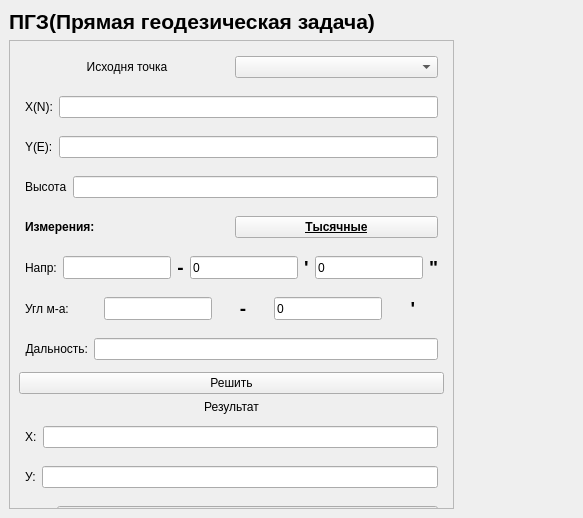
<?xml version="1.0" encoding="UTF-8"?>
<ui version="4.0">
 <class>WindowPGZ</class>
 <widget class="QMainWindow" name="WindowPGZ">
  <property name="geometry">
   <rect>
    <x>0</x>
    <y>0</y>
    <width>583</width>
    <height>518</height>
   </rect>
  </property>
  <property name="windowTitle">
   <string>MainWindow</string>
  </property>
  <widget class="QWidget" name="centralwidget">
   <layout class="QGridLayout" name="gridLayout_2">
    <item row="0" column="0">
     <layout class="QVBoxLayout" name="verticalLayout_2">
      <item>
       <widget class="QLabel" name="label_10">
        <property name="sizePolicy">
         <sizepolicy hsizetype="Preferred" vsizetype="Preferred">
          <horstretch>0</horstretch>
          <verstretch>0</verstretch>
         </sizepolicy>
        </property>
        <property name="font">
         <font>
          <pointsize>16</pointsize>
          <weight>75</weight>
          <bold>true</bold>
         </font>
        </property>
        <property name="autoFillBackground">
         <bool>false</bool>
        </property>
        <property name="text">
         <string>ПГЗ(Прямая геодезическая задача)</string>
        </property>
       </widget>
      </item>
      <item>
       <widget class="QScrollArea" name="scrollArea">
        <property name="verticalScrollBarPolicy">
         <enum>Qt::ScrollBarAlwaysOff</enum>
        </property>
        <property name="horizontalScrollBarPolicy">
         <enum>Qt::ScrollBarAlwaysOff</enum>
        </property>
        <property name="widgetResizable">
         <bool>true</bool>
        </property>
        <widget class="QWidget" name="scrollAreaWidgetContents">
         <property name="geometry">
          <rect>
           <x>0</x>
           <y>0</y>
           <width>466</width>
           <height>513</height>
          </rect>
         </property>
         <layout class="QGridLayout" name="gridLayout">
          <item row="0" column="0">
           <layout class="QVBoxLayout" name="verticalLayout">
            <item>
             <layout class="QHBoxLayout" name="horizontalLayout_2">
              <property name="spacing">
               <number>6</number>
              </property>
              <property name="leftMargin">
               <number>6</number>
              </property>
              <property name="topMargin">
               <number>6</number>
              </property>
              <property name="rightMargin">
               <number>6</number>
              </property>
              <property name="bottomMargin">
               <number>6</number>
              </property>
              <item>
               <widget class="QLabel" name="label">
                <property name="text">
                 <string>Исходня точка</string>
                </property>
                <property name="alignment">
                 <set>Qt::AlignCenter</set>
                </property>
               </widget>
              </item>
              <item>
               <widget class="QComboBox" name="comboBox"/>
              </item>
             </layout>
            </item>
            <item>
             <layout class="QHBoxLayout" name="horizontalLayout_7">
              <property name="spacing">
               <number>6</number>
              </property>
              <property name="leftMargin">
               <number>6</number>
              </property>
              <property name="topMargin">
               <number>6</number>
              </property>
              <property name="rightMargin">
               <number>6</number>
              </property>
              <property name="bottomMargin">
               <number>6</number>
              </property>
              <item>
               <widget class="QLabel" name="label_2">
                <property name="text">
                 <string>X(N):</string>
                </property>
               </widget>
              </item>
              <item>
               <widget class="QLineEdit" name="lineEdit">
                <property name="sizePolicy">
                 <sizepolicy hsizetype="Expanding" vsizetype="Preferred">
                  <horstretch>0</horstretch>
                  <verstretch>0</verstretch>
                 </sizepolicy>
                </property>
                <property name="minimumSize">
                 <size>
                  <width>227</width>
                  <height>0</height>
                 </size>
                </property>
                <property name="inputMethodHints">
                 <set>Qt::ImhFormattedNumbersOnly</set>
                </property>
                <property name="maxLength">
                 <number>10</number>
                </property>
                <property name="echoMode">
                 <enum>QLineEdit::Normal</enum>
                </property>
               </widget>
              </item>
             </layout>
            </item>
            <item>
             <layout class="QHBoxLayout" name="horizontalLayout_38">
              <property name="leftMargin">
               <number>6</number>
              </property>
              <property name="topMargin">
               <number>6</number>
              </property>
              <property name="rightMargin">
               <number>6</number>
              </property>
              <property name="bottomMargin">
               <number>6</number>
              </property>
              <item>
               <layout class="QHBoxLayout" name="horizontalLayout_8">
                <item>
                 <widget class="QLabel" name="label_3">
                  <property name="text">
                   <string>Y(E):</string>
                  </property>
                 </widget>
                </item>
                <item>
                 <widget class="QLineEdit" name="lineEdit_2">
                  <property name="sizePolicy">
                   <sizepolicy hsizetype="Expanding" vsizetype="Preferred">
                    <horstretch>0</horstretch>
                    <verstretch>0</verstretch>
                   </sizepolicy>
                  </property>
                  <property name="minimumSize">
                   <size>
                    <width>227</width>
                    <height>0</height>
                   </size>
                  </property>
                  <property name="inputMethodHints">
                   <set>Qt::ImhFormattedNumbersOnly</set>
                  </property>
                  <property name="maxLength">
                   <number>10</number>
                  </property>
                  <property name="echoMode">
                   <enum>QLineEdit::Normal</enum>
                  </property>
                 </widget>
                </item>
               </layout>
              </item>
             </layout>
            </item>
            <item>
             <layout class="QHBoxLayout" name="horizontalLayout_9">
              <property name="leftMargin">
               <number>6</number>
              </property>
              <property name="topMargin">
               <number>6</number>
              </property>
              <property name="rightMargin">
               <number>6</number>
              </property>
              <property name="bottomMargin">
               <number>6</number>
              </property>
              <item>
               <widget class="QLabel" name="label_4">
                <property name="text">
                 <string>Высота</string>
                </property>
               </widget>
              </item>
              <item>
               <widget class="QLineEdit" name="lineEdit_3">
                <property name="sizePolicy">
                 <sizepolicy hsizetype="Expanding" vsizetype="Preferred">
                  <horstretch>0</horstretch>
                  <verstretch>0</verstretch>
                 </sizepolicy>
                </property>
                <property name="inputMethodHints">
                 <set>Qt::ImhFormattedNumbersOnly</set>
                </property>
                <property name="maxLength">
                 <number>5</number>
                </property>
                <property name="echoMode">
                 <enum>QLineEdit::Normal</enum>
                </property>
               </widget>
              </item>
             </layout>
            </item>
            <item>
             <layout class="QHBoxLayout" name="horizontalLayout">
              <property name="leftMargin">
               <number>6</number>
              </property>
              <property name="topMargin">
               <number>6</number>
              </property>
              <property name="rightMargin">
               <number>6</number>
              </property>
              <property name="bottomMargin">
               <number>6</number>
              </property>
              <item>
               <widget class="QLabel" name="label_19">
                <property name="sizePolicy">
                 <sizepolicy hsizetype="Preferred" vsizetype="Preferred">
                  <horstretch>0</horstretch>
                  <verstretch>0</verstretch>
                 </sizepolicy>
                </property>
                <property name="minimumSize">
                 <size>
                  <width>0</width>
                  <height>0</height>
                 </size>
                </property>
                <property name="maximumSize">
                 <size>
                  <width>16777215</width>
                  <height>100</height>
                 </size>
                </property>
                <property name="font">
                 <font>
                  <weight>75</weight>
                  <bold>true</bold>
                 </font>
                </property>
                <property name="text">
                 <string>Измерения:</string>
                </property>
               </widget>
              </item>
              <item>
               <widget class="QPushButton" name="pushButton_2">
                <property name="sizePolicy">
                 <sizepolicy hsizetype="Preferred" vsizetype="Preferred">
                  <horstretch>0</horstretch>
                  <verstretch>0</verstretch>
                 </sizepolicy>
                </property>
                <property name="minimumSize">
                 <size>
                  <width>0</width>
                  <height>0</height>
                 </size>
                </property>
                <property name="maximumSize">
                 <size>
                  <width>16777215</width>
                  <height>16777215</height>
                 </size>
                </property>
                <property name="font">
                 <font>
                  <weight>75</weight>
                  <bold>true</bold>
                  <underline>true</underline>
                 </font>
                </property>
                <property name="tabletTracking">
                 <bool>false</bool>
                </property>
                <property name="text">
                 <string>Тысячные</string>
                </property>
               </widget>
              </item>
             </layout>
            </item>
            <item>
             <layout class="QHBoxLayout" name="horizontalLayout_3">
              <property name="leftMargin">
               <number>6</number>
              </property>
              <property name="topMargin">
               <number>6</number>
              </property>
              <property name="rightMargin">
               <number>6</number>
              </property>
              <property name="bottomMargin">
               <number>6</number>
              </property>
              <item>
               <widget class="QLabel" name="label_5">
                <property name="layoutDirection">
                 <enum>Qt::LeftToRight</enum>
                </property>
                <property name="text">
                 <string>Напр:</string>
                </property>
                <property name="alignment">
                 <set>Qt::AlignLeading|Qt::AlignLeft|Qt::AlignVCenter</set>
                </property>
               </widget>
              </item>
              <item>
               <widget class="QLineEdit" name="lineEdit_5">
                <property name="sizePolicy">
                 <sizepolicy hsizetype="Preferred" vsizetype="Preferred">
                  <horstretch>0</horstretch>
                  <verstretch>0</verstretch>
                 </sizepolicy>
                </property>
                <property name="minimumSize">
                 <size>
                  <width>0</width>
                  <height>0</height>
                 </size>
                </property>
                <property name="maximumSize">
                 <size>
                  <width>5000</width>
                  <height>16777215</height>
                 </size>
                </property>
                <property name="inputMethodHints">
                 <set>Qt::ImhDigitsOnly</set>
                </property>
                <property name="maxLength">
                 <number>3</number>
                </property>
                <property name="echoMode">
                 <enum>QLineEdit::Normal</enum>
                </property>
               </widget>
              </item>
              <item>
               <widget class="QLabel" name="label_9">
                <property name="maximumSize">
                 <size>
                  <width>50</width>
                  <height>16777215</height>
                 </size>
                </property>
                <property name="font">
                 <font>
                  <pointsize>14</pointsize>
                  <weight>75</weight>
                  <bold>true</bold>
                 </font>
                </property>
                <property name="text">
                 <string>-</string>
                </property>
                <property name="alignment">
                 <set>Qt::AlignCenter</set>
                </property>
               </widget>
              </item>
              <item>
               <widget class="QLineEdit" name="lineEdit_8">
                <property name="sizePolicy">
                 <sizepolicy hsizetype="Preferred" vsizetype="Preferred">
                  <horstretch>0</horstretch>
                  <verstretch>0</verstretch>
                 </sizepolicy>
                </property>
                <property name="minimumSize">
                 <size>
                  <width>0</width>
                  <height>0</height>
                 </size>
                </property>
                <property name="maximumSize">
                 <size>
                  <width>50000</width>
                  <height>16777215</height>
                 </size>
                </property>
                <property name="inputMethodHints">
                 <set>Qt::ImhDigitsOnly</set>
                </property>
                <property name="text">
                 <string>0</string>
                </property>
                <property name="maxLength">
                 <number>3</number>
                </property>
                <property name="echoMode">
                 <enum>QLineEdit::Normal</enum>
                </property>
               </widget>
              </item>
              <item>
               <widget class="QLabel" name="label_11">
                <property name="maximumSize">
                 <size>
                  <width>50</width>
                  <height>16777215</height>
                 </size>
                </property>
                <property name="font">
                 <font>
                  <pointsize>14</pointsize>
                  <weight>75</weight>
                  <bold>true</bold>
                 </font>
                </property>
                <property name="text">
                 <string>'</string>
                </property>
                <property name="alignment">
                 <set>Qt::AlignCenter</set>
                </property>
               </widget>
              </item>
              <item>
               <widget class="QLineEdit" name="lineEdit_10">
                <property name="enabled">
                 <bool>true</bool>
                </property>
                <property name="sizePolicy">
                 <sizepolicy hsizetype="Preferred" vsizetype="Preferred">
                  <horstretch>0</horstretch>
                  <verstretch>0</verstretch>
                 </sizepolicy>
                </property>
                <property name="minimumSize">
                 <size>
                  <width>0</width>
                  <height>0</height>
                 </size>
                </property>
                <property name="maximumSize">
                 <size>
                  <width>50000</width>
                  <height>16777215</height>
                 </size>
                </property>
                <property name="inputMethodHints">
                 <set>Qt::ImhDigitsOnly</set>
                </property>
                <property name="text">
                 <string>0</string>
                </property>
                <property name="maxLength">
                 <number>3</number>
                </property>
                <property name="echoMode">
                 <enum>QLineEdit::Normal</enum>
                </property>
               </widget>
              </item>
              <item>
               <widget class="QLabel" name="label_13">
                <property name="maximumSize">
                 <size>
                  <width>50</width>
                  <height>16777215</height>
                 </size>
                </property>
                <property name="font">
                 <font>
                  <pointsize>14</pointsize>
                  <weight>75</weight>
                  <bold>true</bold>
                 </font>
                </property>
                <property name="text">
                 <string>&quot;</string>
                </property>
                <property name="alignment">
                 <set>Qt::AlignCenter</set>
                </property>
               </widget>
              </item>
             </layout>
            </item>
            <item>
             <layout class="QHBoxLayout" name="horizontalLayout_4">
              <property name="leftMargin">
               <number>6</number>
              </property>
              <property name="topMargin">
               <number>6</number>
              </property>
              <property name="rightMargin">
               <number>6</number>
              </property>
              <property name="bottomMargin">
               <number>6</number>
              </property>
              <item>
               <widget class="QLabel" name="label_6">
                <property name="maximumSize">
                 <size>
                  <width>270</width>
                  <height>16777215</height>
                 </size>
                </property>
                <property name="layoutDirection">
                 <enum>Qt::LeftToRight</enum>
                </property>
                <property name="text">
                 <string>Угл м-а:</string>
                </property>
                <property name="alignment">
                 <set>Qt::AlignLeading|Qt::AlignLeft|Qt::AlignVCenter</set>
                </property>
               </widget>
              </item>
              <item>
               <widget class="QLineEdit" name="lineEdit_6">
                <property name="sizePolicy">
                 <sizepolicy hsizetype="Preferred" vsizetype="Preferred">
                  <horstretch>0</horstretch>
                  <verstretch>0</verstretch>
                 </sizepolicy>
                </property>
                <property name="minimumSize">
                 <size>
                  <width>0</width>
                  <height>0</height>
                 </size>
                </property>
                <property name="maximumSize">
                 <size>
                  <width>5000</width>
                  <height>16777215</height>
                 </size>
                </property>
                <property name="inputMethodHints">
                 <set>Qt::ImhFormattedNumbersOnly</set>
                </property>
                <property name="maxLength">
                 <number>2</number>
                </property>
                <property name="echoMode">
                 <enum>QLineEdit::Normal</enum>
                </property>
               </widget>
              </item>
              <item>
               <widget class="QLabel" name="label_8">
                <property name="maximumSize">
                 <size>
                  <width>50</width>
                  <height>16777215</height>
                 </size>
                </property>
                <property name="font">
                 <font>
                  <pointsize>14</pointsize>
                  <weight>75</weight>
                  <bold>true</bold>
                 </font>
                </property>
                <property name="text">
                 <string>-</string>
                </property>
                <property name="alignment">
                 <set>Qt::AlignCenter</set>
                </property>
               </widget>
              </item>
              <item>
               <widget class="QLineEdit" name="lineEdit_9">
                <property name="sizePolicy">
                 <sizepolicy hsizetype="Preferred" vsizetype="Preferred">
                  <horstretch>0</horstretch>
                  <verstretch>0</verstretch>
                 </sizepolicy>
                </property>
                <property name="minimumSize">
                 <size>
                  <width>0</width>
                  <height>0</height>
                 </size>
                </property>
                <property name="maximumSize">
                 <size>
                  <width>50000</width>
                  <height>16777215</height>
                 </size>
                </property>
                <property name="inputMethodHints">
                 <set>Qt::ImhDigitsOnly</set>
                </property>
                <property name="text">
                 <string>0</string>
                </property>
                <property name="maxLength">
                 <number>2</number>
                </property>
                <property name="echoMode">
                 <enum>QLineEdit::Normal</enum>
                </property>
               </widget>
              </item>
              <item>
               <widget class="QLabel" name="label_12">
                <property name="maximumSize">
                 <size>
                  <width>50</width>
                  <height>16777215</height>
                 </size>
                </property>
                <property name="font">
                 <font>
                  <pointsize>14</pointsize>
                  <weight>75</weight>
                  <bold>true</bold>
                 </font>
                </property>
                <property name="text">
                 <string>'</string>
                </property>
                <property name="alignment">
                 <set>Qt::AlignCenter</set>
                </property>
               </widget>
              </item>
             </layout>
            </item>
            <item>
             <layout class="QHBoxLayout" name="horizontalLayout_5">
              <property name="leftMargin">
               <number>6</number>
              </property>
              <property name="topMargin">
               <number>6</number>
              </property>
              <property name="rightMargin">
               <number>6</number>
              </property>
              <property name="bottomMargin">
               <number>6</number>
              </property>
              <item>
               <widget class="QLabel" name="label_7">
                <property name="layoutDirection">
                 <enum>Qt::LeftToRight</enum>
                </property>
                <property name="text">
                 <string>Дальность:</string>
                </property>
                <property name="alignment">
                 <set>Qt::AlignRight|Qt::AlignTrailing|Qt::AlignVCenter</set>
                </property>
               </widget>
              </item>
              <item>
               <widget class="QLineEdit" name="lineEdit_7">
                <property name="sizePolicy">
                 <sizepolicy hsizetype="Expanding" vsizetype="Preferred">
                  <horstretch>0</horstretch>
                  <verstretch>0</verstretch>
                 </sizepolicy>
                </property>
                <property name="inputMethodHints">
                 <set>Qt::ImhDigitsOnly</set>
                </property>
                <property name="maxLength">
                 <number>6</number>
                </property>
                <property name="echoMode">
                 <enum>QLineEdit::Normal</enum>
                </property>
               </widget>
              </item>
             </layout>
            </item>
            <item>
             <widget class="QPushButton" name="pushButton">
              <property name="sizePolicy">
               <sizepolicy hsizetype="Preferred" vsizetype="Preferred">
                <horstretch>0</horstretch>
                <verstretch>0</verstretch>
               </sizepolicy>
              </property>
              <property name="text">
               <string>Решить</string>
              </property>
             </widget>
            </item>
            <item>
             <widget class="QLabel" name="label_20">
              <property name="text">
               <string>Результат</string>
              </property>
              <property name="alignment">
               <set>Qt::AlignCenter</set>
              </property>
             </widget>
            </item>
            <item>
             <layout class="QHBoxLayout" name="horizontalLayout_6">
              <property name="leftMargin">
               <number>6</number>
              </property>
              <property name="topMargin">
               <number>6</number>
              </property>
              <property name="rightMargin">
               <number>6</number>
              </property>
              <property name="bottomMargin">
               <number>6</number>
              </property>
              <item>
               <widget class="QLabel" name="label_21">
                <property name="text">
                 <string>Х:</string>
                </property>
               </widget>
              </item>
              <item>
               <widget class="QLineEdit" name="lineEdit_17">
                <property name="sizePolicy">
                 <sizepolicy hsizetype="Expanding" vsizetype="Preferred">
                  <horstretch>0</horstretch>
                  <verstretch>0</verstretch>
                 </sizepolicy>
                </property>
                <property name="inputMethodHints">
                 <set>Qt::ImhFormattedNumbersOnly</set>
                </property>
                <property name="maxLength">
                 <number>10</number>
                </property>
                <property name="echoMode">
                 <enum>QLineEdit::Normal</enum>
                </property>
               </widget>
              </item>
             </layout>
            </item>
            <item>
             <layout class="QHBoxLayout" name="horizontalLayout_11">
              <property name="leftMargin">
               <number>6</number>
              </property>
              <property name="topMargin">
               <number>6</number>
              </property>
              <property name="rightMargin">
               <number>6</number>
              </property>
              <property name="bottomMargin">
               <number>6</number>
              </property>
              <item>
               <widget class="QLabel" name="label_22">
                <property name="text">
                 <string>У:</string>
                </property>
               </widget>
              </item>
              <item>
               <widget class="QLineEdit" name="lineEdit_18">
                <property name="sizePolicy">
                 <sizepolicy hsizetype="Expanding" vsizetype="Preferred">
                  <horstretch>0</horstretch>
                  <verstretch>0</verstretch>
                 </sizepolicy>
                </property>
                <property name="inputMethodHints">
                 <set>Qt::ImhFormattedNumbersOnly</set>
                </property>
                <property name="maxLength">
                 <number>10</number>
                </property>
                <property name="echoMode">
                 <enum>QLineEdit::Normal</enum>
                </property>
               </widget>
              </item>
             </layout>
            </item>
            <item>
             <layout class="QHBoxLayout" name="horizontalLayout_13">
              <property name="leftMargin">
               <number>6</number>
              </property>
              <property name="topMargin">
               <number>6</number>
              </property>
              <property name="rightMargin">
               <number>6</number>
              </property>
              <property name="bottomMargin">
               <number>6</number>
              </property>
              <item>
               <widget class="QLabel" name="label_24">
                <property name="text">
                 <string>Выс:</string>
                </property>
               </widget>
              </item>
              <item>
               <widget class="QLineEdit" name="lineEdit_20">
                <property name="sizePolicy">
                 <sizepolicy hsizetype="Expanding" vsizetype="Preferred">
                  <horstretch>0</horstretch>
                  <verstretch>0</verstretch>
                 </sizepolicy>
                </property>
                <property name="minimumSize">
                 <size>
                  <width>150</width>
                  <height>0</height>
                 </size>
                </property>
                <property name="inputMethodHints">
                 <set>Qt::ImhFormattedNumbersOnly</set>
                </property>
                <property name="maxLength">
                 <number>5</number>
                </property>
                <property name="echoMode">
                 <enum>QLineEdit::Normal</enum>
                </property>
               </widget>
              </item>
             </layout>
            </item>
            <item>
             <widget class="QPushButton" name="pushButton_3">
              <property name="sizePolicy">
               <sizepolicy hsizetype="Preferred" vsizetype="Preferred">
                <horstretch>0</horstretch>
                <verstretch>0</verstretch>
               </sizepolicy>
              </property>
              <property name="text">
               <string>Записать</string>
              </property>
             </widget>
            </item>
           </layout>
          </item>
         </layout>
        </widget>
       </widget>
      </item>
     </layout>
    </item>
    <item row="0" column="1">
     <spacer name="horizontalSpacer">
      <property name="orientation">
       <enum>Qt::Horizontal</enum>
      </property>
      <property name="sizeHint" stdset="0">
       <size>
        <width>40</width>
        <height>20</height>
       </size>
      </property>
     </spacer>
    </item>
   </layout>
  </widget>
 </widget>
 <resources/>
 <connections/>
</ui>
